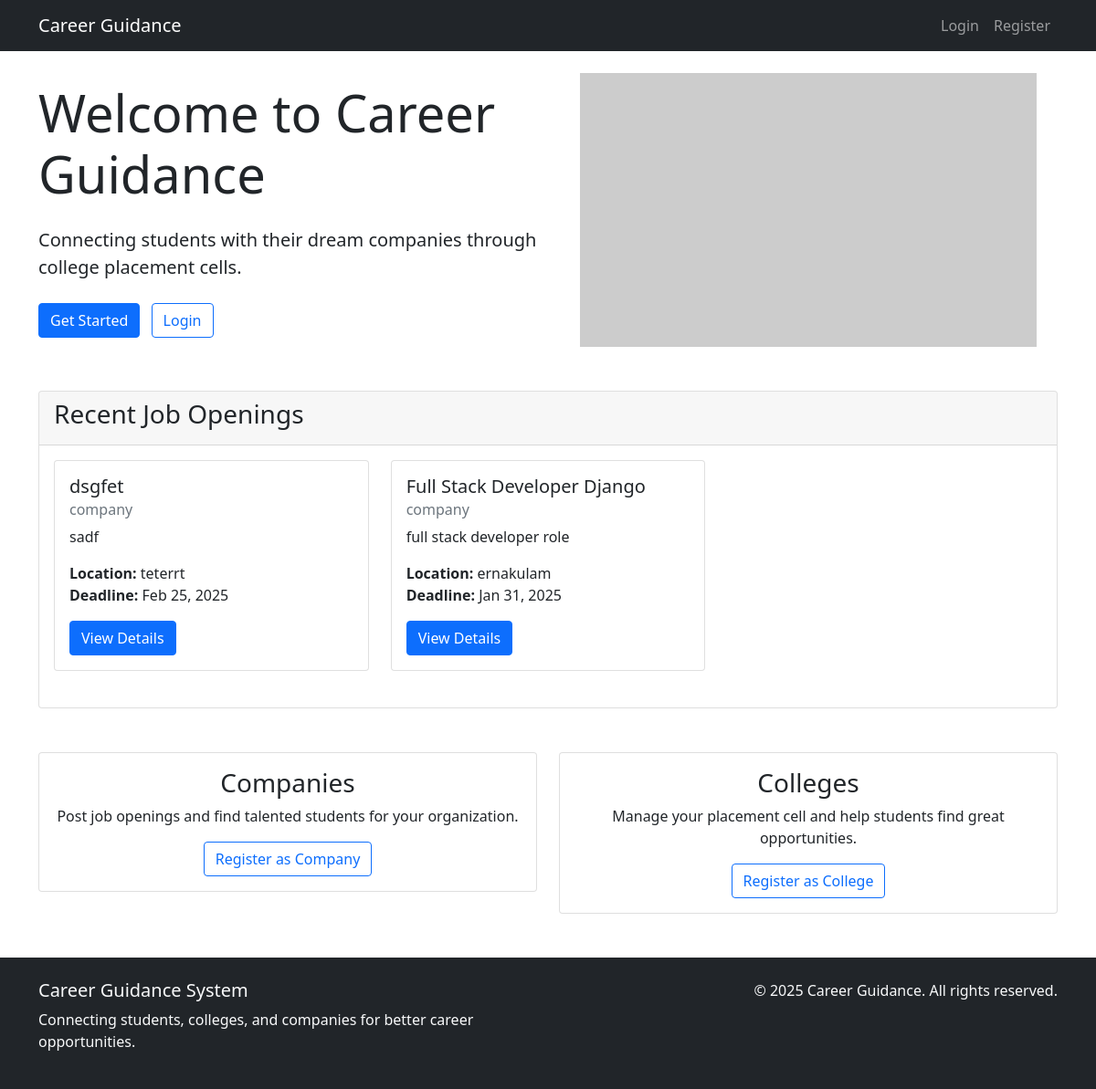
Before: / with the older database file.
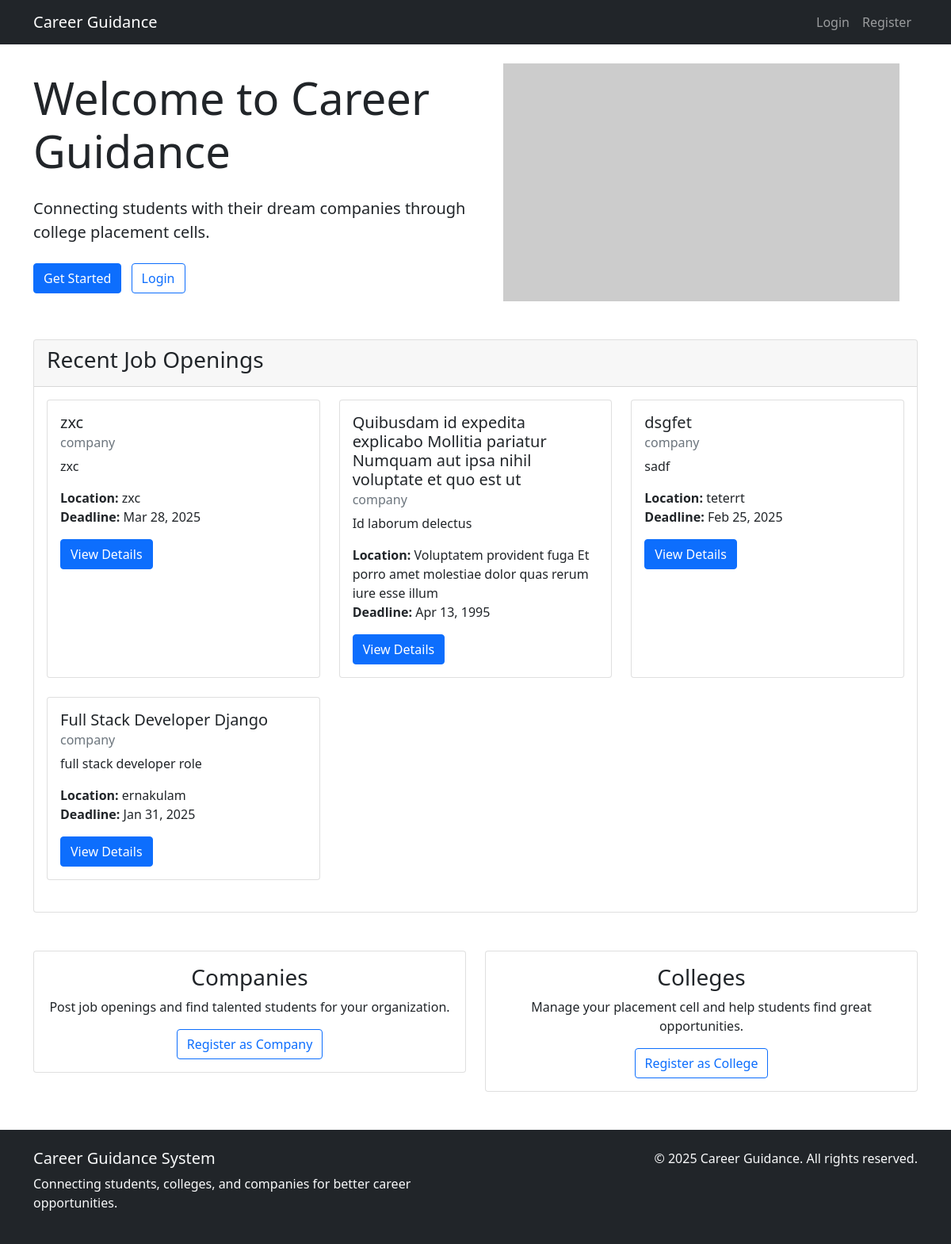
After: the same page with the newer database file.
### core/models.py (models this page shows, shortened)
class Job(models.Model):
    STATUS_CHOICES = [
        ('DRAFT', 'Draft'),
        ('OPEN', 'Open'),
        ('CLOSED', 'Closed')
    ]
    company = models.ForeignKey(Company, on_delete=models.CASCADE)
    title = models.CharField(max_length=200)
    description = models.TextField()
    requirements = models.TextField()
    location = models.CharField(max_length=200)
    job_type = models.CharField(max_length=50)  # Full-time, Part-time, Internship
    salary_range = models.CharField(max_length=100)
    deadline = models.DateField()
    posted_date = models.DateField(auto_now_add=True)
    status = models.CharField(max_length=10, choices=STATUS_CHOICES, default='OPEN')
    min_cgpa = models.FloatField(default=0)
    eligible_branches = models.CharField(max_length=500)  # Comma-separated list

class Company(models.Model):
    user = models.OneToOneField(User, on_delete=models.CASCADE)
    name = models.CharField(max_length=200)
    industry = models.CharField(max_length=100)
    location = models.CharField(max_length=200)
    website = models.URLField(blank=True)
    description = models.TextField()
    credentials = models.FileField(upload_to='company_credentials/', blank=True)

### core/views.py (the view)
# urls.py: path('', views.home, name='home'),
def home(request):
    jobs = Job.objects.filter(status='OPEN').order_by('-posted_date')[:5]
    context = {
        'jobs': jobs,
    }
    return render(request, 'core/home.html', context)

### templates/core/home.html
{% extends 'core/base.html' %}
{% block content %}
<div class="row align-items-center mb-5">
    <div class="col-md-6">
        <h1 class="display-4 mb-4">Welcome to Career Guidance</h1>
        <p class="lead">Connecting students with their dream companies through college placement cells.</p>
        {% if not user.is_authenticated %}
        <div class="mt-4">
            <a href="{% url 'register' %}" class="btn btn-primary me-2">Get Started</a>
            <a href="{% url 'login' %}" class="btn btn-outline-primary">Login</a>
        </div>
        {% endif %}
    </div>
    <div class="col-md-6 text-center">
        <img src="https://via.placeholder.com/500x300" alt="Career Guidance" class="img-fluid">
    </div>
</div>
{% if jobs %}
<div class="card mt-5">
    <div class="card-header">
        <h3>Recent Job Openings</h3>
    </div>
    <div class="card-body">
        <div class="row">
            {% for job in jobs %}
            <div class="col-md-4 mb-4">
                <div class="card h-100">
                    <div class="card-body">
                        <h5 class="card-title">{{ job.title }}</h5>
                        <h6 class="card-subtitle mb-2 text-muted">{{ job.company.name }}</h6>
                        <p class="card-text">{{ job.description|truncatewords:30 }}</p>
                        <p class="mb-0"><strong>Location:</strong> {{ job.location }}</p>
                        <p><strong>Deadline:</strong> {{ job.deadline|date:"M d, Y" }}</p>
                        <a href="{% url 'job_detail' job.id %}" class="btn btn-primary">View Details</a>
                    </div>
                </div>
            </div>
            {% endfor %}
        </div>
    </div>
</div>
{% endif %}
<div class="row mt-5">
    <div class="col-md-6">
        <div class="card">
            <div class="card-body text-center">
                <h3>Companies</h3>
                <p>Post job openings and find talented students for your organization.</p>
                <a href="{% url 'register_company' %}" class="btn btn-outline-primary">Register as Company</a>
            </div>
        </div>
    </div>
    <div class="col-md-6">
        <div class="card">
            <div class="card-body text-center">
                <h3>Colleges</h3>
                <p>Manage your placement cell and help students find great opportunities.</p>
                <a href="{% url 'register_college' %}" class="btn btn-outline-primary">Register as College</a>
            </div>
        </div>
    </div>
</div>
{% endblock %}

### templates/core/base.html (shortened to what this page needs)
<!DOCTYPE html>
<html lang="en">
<head>
    <link href="https://cdn.jsdelivr.net/npm/bootstrap@5.1.3/dist/css/bootstrap.min.css" rel="stylesheet">
</head>
<body>
    <nav class="navbar navbar-expand-lg navbar-dark bg-dark">
        <div class="container">
            <a class="navbar-brand" href="{% url 'home' %}">Career Guidance</a>
            <div class="collapse navbar-collapse" id="navbarNav">
                <ul class="navbar-nav">
                    {% if user.is_authenticated %}
                        <li class="nav-item">
                            <span class="nav-link">Welcome, {{ user.get_full_name|default:user.username }}</span>
                        </li>
                        <li class="nav-item">
                            <a class="nav-link" href="{% url 'logout' %}">Logout</a>
                        </li>
                    {% else %}
                        <li class="nav-item">
                            <a class="nav-link" href="{% url 'login' %}">Login</a>
                        </li>
                        <li class="nav-item">
                            <a class="nav-link" href="{% url 'register' %}">Register</a>
                        </li>
                    {% endif %}
                </ul>
            </div>
        </div>
    </nav>
    <div class="container mt-4">
        {% block content %}
        {% endblock %}
    </div>
    <footer class="bg-dark text-light mt-5">
        <div class="container py-4">
            <div class="row">
                <div class="col-md-6">
                    <h5>Career Guidance System</h5>
                    <p>Connecting students, colleges, and companies for better career opportunities.</p>
                </div>
                <div class="col-md-6 text-end">
                    <p>&copy; 2025 Career Guidance. All rights reserved.</p>
                </div>
            </div>
        </div>
    </footer>
</body>
</html>

Changed rows visible on the page:
added Job: title "zxc", company.name "company", description "zxc", location "zxc", deadline "Mar 28, 2025"
added Job: title "Quibusdam id expedita explicabo Mollitia pariatur Numquam aut ipsa nihil voluptate et quo est ut", company.name "company", description "Id laborum delectus", location "Voluptatem provident fuga Et porro amet molestiae dolor quas rerum iure esse illum", deadline "Apr 13, 1995"
